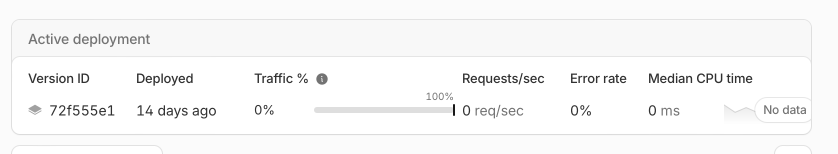
#> input picture deepup-model/스크린샷 2026-10-14 오전 11.20.17.png, 1676 x 308 px (shown at 1/2 size)
$ python -i image_pipeline.py   (imports and definitions only)   (older library calls are emulated)
#> lines starting #> are read from the running program, lines starting #| are printed output that depends on the picture
#> further down, picture is the input picture: shape (308, 1676, 3); min 23, max 255, mean 247.2
"""Depth-aware Real-ESRGAN pipeline for still images."""

import os

import cv2
import numpy as np
import torch
import torch.nn.functional as F
from PIL import Image


processor = None
model = None
device = None
upsampler = None

MAKE_LOW_RESOLUTION = False
DOWNSCALE = 8
UPSCALE = 4

DEPTH_FAR = 0.10
DEPTH_NEAR = 0.30
EDGE_WEIGHT = 0.4
RESIDUAL_WEIGHT = 0.6
RESIDUAL_PERCENTILE = 80
STRUCTURE_START = 0.15
STRUCTURE_PROTECT_POWER = 0.4
MIN_STRUCTURE_BLUR = 0.03
BLUR_SIGMA = 2.5
# depth_애니_파이프라인.ipynb value (still images). Anime video keeps its own
# VIDEO_MASK_SIGMA in video_pipeline.py so its current output is unchanged.
MASK_SIGMA = 0.5

IMAGE_EXTENSIONS = {".jpg", ".jpeg", ".png", ".webp", ".bmp", ".tif", ".tiff"}


# [6 lines left out: function configure_models, not called in this run]


def make_edge_structure_map(image, blur_sigma=1.5):
#> called with blur_sigma = 1.5
    gray = cv2.cvtColor(image, cv2.COLOR_BGR2GRAY).astype(np.float32)
    gx = cv2.Sobel(gray, cv2.CV_32F, 1, 0, ksize=3)
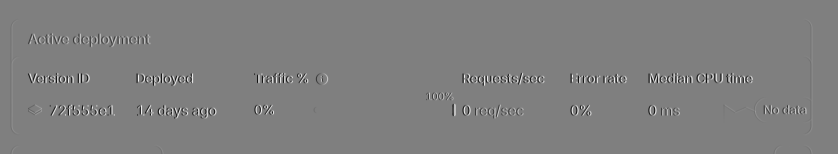
#> gx: shape (308, 1676) float32 (shown at 1/2 size); min -928, max 928, mean 0; drawn with min black and max white
    gy = cv2.Sobel(gray, cv2.CV_32F, 0, 1, ksize=3)
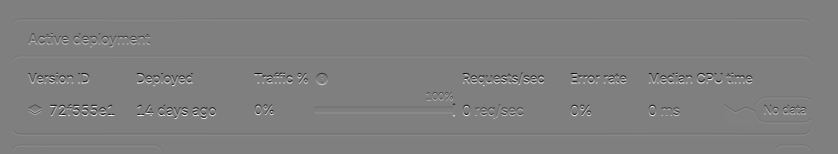
#> gy: shape (308, 1676) float32 (shown at 1/2 size); min -881, max 881, mean 0; drawn with min black and max white
    magnitude = np.sqrt(gx**2 + gy**2)
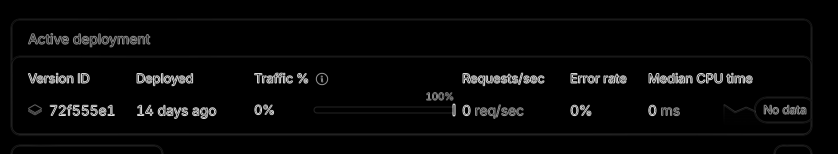
#> magnitude: shape (308, 1676) float32 (shown at 1/2 size); min 0, max 941.1, mean 29.5; drawn with min black and max white
    magnitude = np.clip(magnitude / (np.percentile(magnitude, 99) + 1e-8), 0.0, 1.0)
    if blur_sigma > 0:
        magnitude = cv2.GaussianBlur(magnitude, (0, 0), blur_sigma)
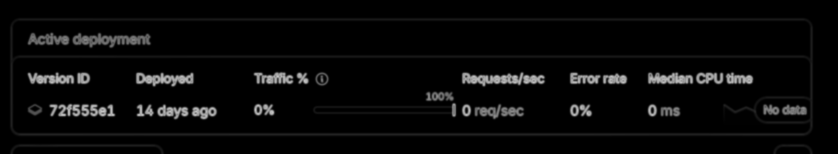
#> magnitude: shape (308, 1676) float32 (shown at 1/2 size); min 0, max 0.784, mean 0.0371
    return np.clip(magnitude, 0.0, 1.0).astype(np.float32)


# [110 lines left out: functions make_residual_structure_map, estimate_raw_depth, normalize_depth, process_core, process_image, not called in this run]

>>> import cv2
>>> picture = cv2.imread('스크린샷 2026-10-14 오전 11.20.17.png')
>>> result = make_edge_structure_map(picture)
